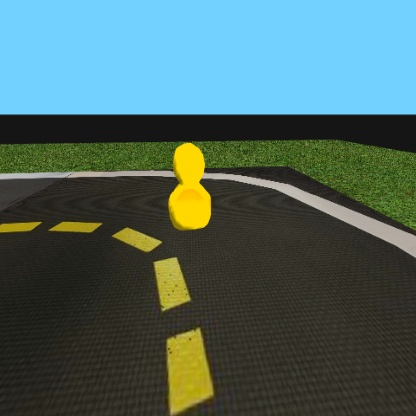
#> input picture object-detection/assets/images/208.jpg, 416 x 416 px
$ jupyter execute --allow-errors setup.ipynb   (shell and % lines are left out)
#> lines starting #> are read from the running program, lines starting #| are printed output that depends on the picture; after the words box and inside, x2 and y2 are one past the last pixel; in counts of white or black regions, pixels touching at a corner belong together
### object-detection/packages/solution/setup_activity.py
DATASET_DIR = "/code/object-detection/assets/duckietown_object_detection_dataset"
IMAGE_SIZE = 416
# this is the percentage of real data that will go into the training set (as opposed to the testing set)
REAL_TRAIN_TEST_SPLIT_PERCENTAGE = 0.8

import cv2
import numpy as np

mapping = {
    "house": "3deb34",
    "bus": "ebd334",
    "truck": "961fad",
    "duckie": "cfa923",
    "cone": "ffa600",
    "floor": "000000",
    "grass": "000000",
    "barrier": "000099",
    "duckiebot": "ad0000"
}
mapping = {key: [int(h[i:i + 2], 16) for i in (0, 2, 4)] for key, h in mapping.items()}


def segmented_image_one_class(segmented_img, class_name):
    mask = np.all(segmented_img == mapping[class_name], axis=-1)
    return mask


def find_all_bboxes(mask):
    gray = mask.astype("uint8")
    gray[mask == True] = 255
    gray[mask == False] = 0
    contours, hierarchy = cv2.findContours(gray, cv2.RETR_TREE, cv2.CHAIN_APPROX_SIMPLE)[-2:]
    boxes = []
    for index, cnt in enumerate(contours):
        if hierarchy[0, index, 3] != -1:
            continue
        x, y, w, h = cv2.boundingRect(cnt)
        boxes.append([x, y, w + x, h + y])
    boxes = np.array(boxes)
    return boxes


def find_all_boxes_and_classes(segmented_img):
    classes = ["duckie", "cone", "truck", "bus", "duckiebot"]
    all_boxes = []
    all_classes = []
    for i, class_name in enumerate(classes):
        mask = segmented_image_one_class(segmented_img, class_name)
        boxes = find_all_bboxes(mask)
        all_boxes.extend(list(boxes))
        classes = np.array([i] * boxes.shape[0])
        all_classes.extend(list(classes))
    return all_boxes, all_classes

### object-detection/notebooks/02-Setup-Data-Collection/setup.ipynb
<p style="text-align: center">

</p>

# Object Detection

Machine-learned object detection models can be extremely useful. They are faster and often more reliable than traditional computer vision models. Additionally, we can use pretrained model weights to cut down immensely on training time.

Here's an example of what an object detector might output:

<iframe width="800" height="500"
src="https://www.youtube.com/embed/3jD02dxL6gg"
frameborder="0"
allow="accelerometer; autoplay; encrypted-media; gyroscope; picture-in-picture"
allowfullscreen
style="margin: auto; display: block"></iframe>

In this exercise, you will create your own Duckietown object detection dataset. You will learn about the general structure such a dataset should follow. You will train the object detection model on that dataset ([in a subsequent notebook](../03-Training/training.ipynb). Finally, you will integrate the model into a ROS node and test the integration ([in the last notebook](../04-Integration/integration.ipynb), so that your Duckiebot knows how to recognize duckie pedestrians (and thus avoid them). You can test your object detector in simulation and on your real Duckiebot.

### Steps:

1. Setup
2. Investigation
3. Data collection
4. Training
5. Integration

## 1. Setup

First, we need some global variables. These allow you to change the directory where we store the data you will need. You can also change the image size to reflect what your final model uses, but you can worry about that later.

[cell 1]
DATASET_DIR="/code/object-detection/assets/duckietown_object_detection_dataset"
IMAGE_SIZE = 416
# this is the percentage of real data that will go into the training set (as opposed to the testing set)
REAL_TRAIN_TEST_SPLIT_PERCENTAGE = 0.8

While you will build your own dataset with simulated images in part 2, it would be unreasonable to ask you to build your own dataset of real images. Run the cell below to download a dataset of pre-labelled real images.

[cell 2]
from utils.misc import runp

# download dataset
#> (the rest of this cell did not finish here and is left out)

These real-world images are not the right size. Run the cell bellow to resize them (and resize the associated bounding boxes accordingly).

[cell 3]
import json
import os
import cv2
import numpy as np
from tqdm import tqdm
from utils.misc import xminyminxmaxymax2xywfnormalized, train_test_split, makedirs, runp

#> (the rest of this cell did not finish here and is left out)

[cell 4]
npz_index = 0

all_image_names = []

def save_img(img, boxes, classes):
    global npz_index
    cv2.imwrite(f"{DATASET_DIR}/images/real_{npz_index}.jpg", img)
    with open(f"{DATASET_DIR}/labels/real_{npz_index}.txt", "w") as f:
        for i in range(len(boxes)):
            f.write(f"{classes[i]} "+" ".join(map(str,boxes[i]))+"\n")
    npz_index += 1
    all_image_names.append(f"real_{npz_index}")

#> (the rest of this cell did not finish here and is left out)

Once that's done, you're all set! We'll explain how the code above worked as you continue through this notebook.

## 2. Investigation

What does an object detection dataset look like? Clearly, the specifics will depend on the convention used by specific models, but the general idea is intuitive:

- We need an image
- This image might have many bounding boxes in it, so we need some sort of list of coordinates
- These bounding boxes must be associated with a class

How are the bounding boxes defined?

Some conventions use `x_min y_min width height`, whereas others use `x_min y_min x_max y_max`, and others use `x_center y_center width height`. In this exercise, the model we recommend ([YoloV5](https://github.com/Velythyl/yolov5)) uses `x_center y_center width height`.

And how do we actually obtain these bounding boxes? In real-life applications, you would need to label a dataset of images by hand. But if you have access to a simulator that is able to segment images, you could obtain the bounding boxes directly from the segmented images.

If you take a look at Pytorch's object detection [tutorial](https://pytorch.org/tutorials/intermediate/torchvision_tutorial.html), that is similar to what they do. While their images were segmented by hand, the tutorial uses the same technique that we will use here to obtain the bounding boxes. Their images look like this:

And they simply calculate the min and max x and y coordinates of the segmented objects to obtain the bounding box.

We will use the segmented mode in the Duckietown simulator to compute the bounding boxes of non-segmented images.

#### What we want to detect

The goal of this exercise is to make Duckietown safer: we want to be able to detect duckie pedestrians on the road and avoid squishing them. We also want to detect trucks, buses, and cones. Here is the complete list, along with their corresponding IDs:

| Object    | ID    |
| ---       | ---   |
| Duckie    | 0     |
| Cone      | 1     |
| Truck     | 2     |
| Bus       | 3     |

## 3. Data collection

### Tool and Format

We are going to supplement the data from the real dataset that we already downloaded with data automatically *generated from the simulator*.  The script we will use for this is the [data_collection.py](../../packages/utils/data_collection.py) file. You can edit the file in order to change the some parameters on what to generate, e.g. the number of images generated, which maps to be used by the simulator. More parameters (with description) can be found in the file, under the comment line:

The purpose of the [data_collection.py](../../packages/utils/data_collection.py) script is to automatically generate data for you from the simulator.
In the rest of this activity we will walk step by step through the process.

Of course, your dataset's format depends heavily on your model. If you want to use the [YoloV5](https://github.com/duckietown/yolov5) model that we suggest, you should closely follow their [guide on how to train using custom data](https://github.com/ultralytics/yolov5/wiki/Train-Custom-Data). Your data should follow the following directory structure:

The dataset is called `duckietown_object_detection_dataset` and is stored inside the `assets/` directory of this learning experience.
We have created two subdirectories in that folder: `train` and `val`. Both these directories should contain two subdirectories, `images` and `labels`. Inside `images`, you must place your images, and inside `labels`, you must place the images' bounding boxes data. Notice that the label files use the same name as their corresponding image files but with a different extension. In other words, the data for `0.jpg` can be found in `0.txt`.

The format for the label files is fairly simple. For each bounding box in the corresponding image, write a row of the form `class x_center y_center width height`. Keep in mind that the pixel data must be 0-to-1 normalized (i.e., you can calculate the usual `x_center y_center width height` in pixel space and divide by the image's size). For example,

    0 0.5 0.5 0.2 0.2
    1 0.60 0.70 0.4 0.2

this says "there is a duckie (class 0) centered in the image, whose width and height are 20% of the image's. There is also a cone (class 1) whose center is at 60% of the image's maximal x value and 70% of the image's maximal y value, and its width is 40% of the image's own while its height is 20%."

Again, it is recommended that you read the guide posted on YoloV5's GitHub: [guide on how to train using custom data](https://github.com/ultralytics/yolov5/wiki/Train-Custom-Data).

### Running data collection

After you're done editing the [data_collection.py](../../packages/utils/data_collection.py) file, we will need to run it against the simulator.
We will do that through this activity's virtual desktop environment. (Run the following 2 commands from the root directory of this activity)

* First, let's prepare the environment for this activity to run in.

    ```shell
    dts code build
    ```

* Then, access this activity's virtual desktop (also known and referred to as `VNC`) by ,

    ```shell
    dts code workbench --simulation --launcher data-collection
    ```

* Open the VNC with the URL that you see on screen, among the terminal logs
    * Cmd/Ctrl + Click on the link, or
    * Copy-paste the link to your browser address bar
    * The link looks like this:


Then, click the "Data Collection" icon on the desktop.
This will run your [data_collection.py](../../packages/utils/data_collection.py) script file.

You will see a simulator view and the agent moving while collecting images. The process will load different maps and randomize time of day, starting location and heading and other aspects of the environment. Wait until the simulator view window and the terminal terminate and close automatically.

* This is what you should expect to see. The collection progress is shown in the terminal. The image view shows the segmented scene, while we save the original image for training (see next section).


Later, if you edit the script again in this editor, you need to close the "Data Collection" application and click on the icon again for the changes to have an effect. Also, remove the images in `assets/duckietown_object_detection_dataset/[train|val]/images` folders, which do NOT start with `real_`.

Once satisfied, you can close the VNC browser tab and terminate the `dts code workbench` command above by pressing Ctrl-C in your terminal.

### Data generation/collection procedure explained

In this section, we take some sample images and illustrate how the data collection script generates labels for the data from our simulator.

#### 1. Take the segmented image (this is provided to you by the simulator's rendering engine)

[cell 5]
from PIL import Image
import numpy as np
import cv2
import matplotlib.pyplot as plt
mapping = {
    "house": "3deb34",
    "bus": "ebd334",
    "truck": "961fad",
    "duckie": "cfa923",
    "cone": "ffa600",
    "floor": "000000",
    "grass": "af0000",
    "barrier": "000099",
    "duckiebot": "ad0000"
}
mapping = {
    key:
        [int(h[i:i+2], 16) for i in (0,2,4)]
    for key, h in mapping.items()
}

[cell 6]
# Feel free to experiment with a few other files in the images folder. All of the original/segmented pairs are labeled as *_not_seg and *_seg
obs = np.asarray(Image.open('../../assets/images/208.jpg'))
#> obs is the input picture: shape (416, 416, 3); mean R, G, B 75.7, 101.8, 97.8
obs_seg = np.asarray(Image.open('../../assets/images/208.png'))
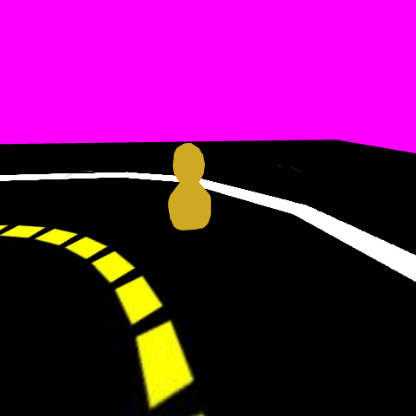
#> input picture object-detection/assets/images/208.png, 416 x 416 px
#> obs_seg is the input picture: shape (416, 416, 3); mean R, G, B 106.6, 18.5, 95.4

# [6 lines of commented-out code are left out]

[cell 7]
plt.imshow(obs)

[cell 8]
plt.imshow(obs_seg)

#### 2. Remove colors we are not interested in

The function below removes all colors that do not match the given class name.
We use this to isolate the objects of interest by isolating their respective color first.

[cell 9]
from solution.setup_activity import segmented_image_one_class

Let's test it out by removing everything that is not a duckie in the image above.

[cell 10]
duckie_masked_image = segmented_image_one_class(np.asarray(obs_seg),"duckie")
#> in segmented_image_one_class, `mask = np.all(segmented_img == mapping[class_name], axis=-1)`:
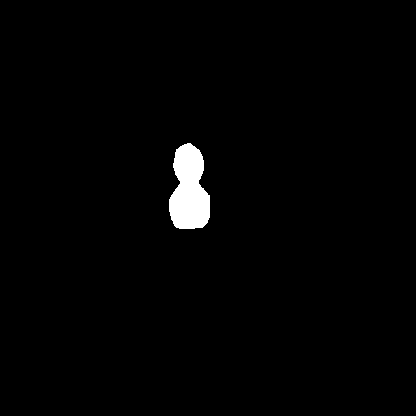
#> mask: shape (416, 416) bool; 1.5% white; 1 white region, box (x1, y1, x2, y2) and area: (169, 143, 210, 229) 2603
plt.imshow(duckie_masked_image)

#### 3. Find bounding boxes around each unique instance within the image

The function below isolates the object by finding the contours of the colored blob in the image above.

This results in the bounding box around the object.

[cell 11]
from solution.setup_activity import find_all_bboxes

The function below takes the original image and computed bounding boxes and superimposes the bounding boxes to the image.

[cell 12]
def show_image_with_boxes(img, boxes):
    import matplotlib.patches as patches
    fig, ax = plt.subplots()
    ax.imshow(img)
    for box in boxes:
        rect = patches.Rectangle((box[1], box[2]), box[1]-box[0], box[3]-box[2], linewidth=1, edgecolor='w', facecolor='none')
        ax.add_patch(rect)

        # Draw dots at the top-left and bottom-right corners
        top_left_dot = patches.Circle((box[1], box[2]), radius=3, color='red')
        bottom_right_dot = patches.Circle((box[0], box[3]), radius=3, color='blue')

        ax.add_patch(top_left_dot)
        ax.add_patch(bottom_right_dot)

    plt.show()

Let's test these functions out on the image above.

[cell 13]
boxes = find_all_bboxes(duckie_masked_image)
#> in find_all_bboxes, `gray[mask == True] = 255`:
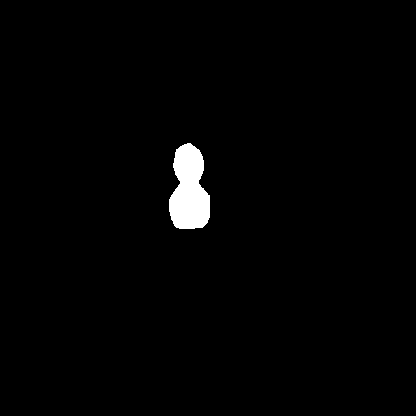
#> gray: shape (416, 416); 1.5% white; 1 white region
#> in find_all_bboxes, `contours, hierarchy = cv2.findContours(gray, cv2.RETR_TREE, cv2.CHAIN_..`: contours = 1 contour; box (x1, y1, x2, y2) and area: (169, 143, 210, 229) 2499
#> the loop in find_all_bboxes, `for index, cnt in enumerate(contours):` made 1 pass
#> (x, y, w, h) on pass 1: (169, 143, 41, 86)
#> after the loop in find_all_bboxes, `for index, cnt in enumerate(contours):`: boxes = [[169, 143, 210, 229]]
#> boxes = [[169, 143, 210, 229]]
# gray = find_all_bboxes(duckie_masked_image)[1]
# contours = find_all_bboxes(duckie_masked_image)[2]
# hierarchy = find_all_bboxes(duckie_masked_image)[3]
show_image_with_boxes(obs_seg,boxes)
#> the loop in show_image_with_boxes, `for box in boxes:` made 1 pass
#> in show_image_with_boxes, `plt.show()`:
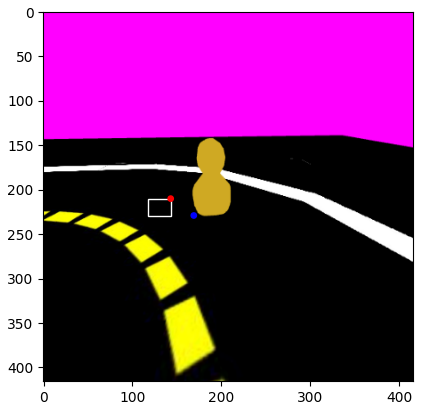
#> figure drawn by matplotlib, 1 panel
print(boxes)
#| [[169 143 210 229]]
# [4 lines of commented-out code are left out]

#### 4. Let's do that but for all classes

[cell 14]
from solution.setup_activity import find_all_boxes_and_classes

[cell 15]
all_boxes, all_classes = find_all_boxes_and_classes(obs_seg)
#> the loop in find_all_boxes_and_classes, `for i, class_name in enumerate(classes):` made 5 passes
#> after the loop in find_all_boxes_and_classes, `for i, class_name in enumerate(classes):`: all_classes = [0]
#> all_boxes = [[169, 143, 210, 229]]; all_classes = [0]
show_image_with_boxes(obs, all_boxes)
#> the loop in show_image_with_boxes (call 2), `for box in boxes:` made 1 pass
#> in show_image_with_boxes (call 2), `plt.show()`:
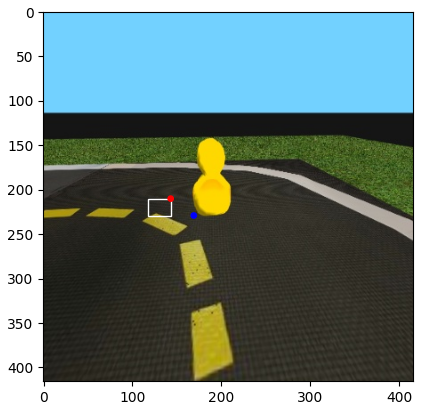
#> figure drawn by matplotlib, 1 panel
